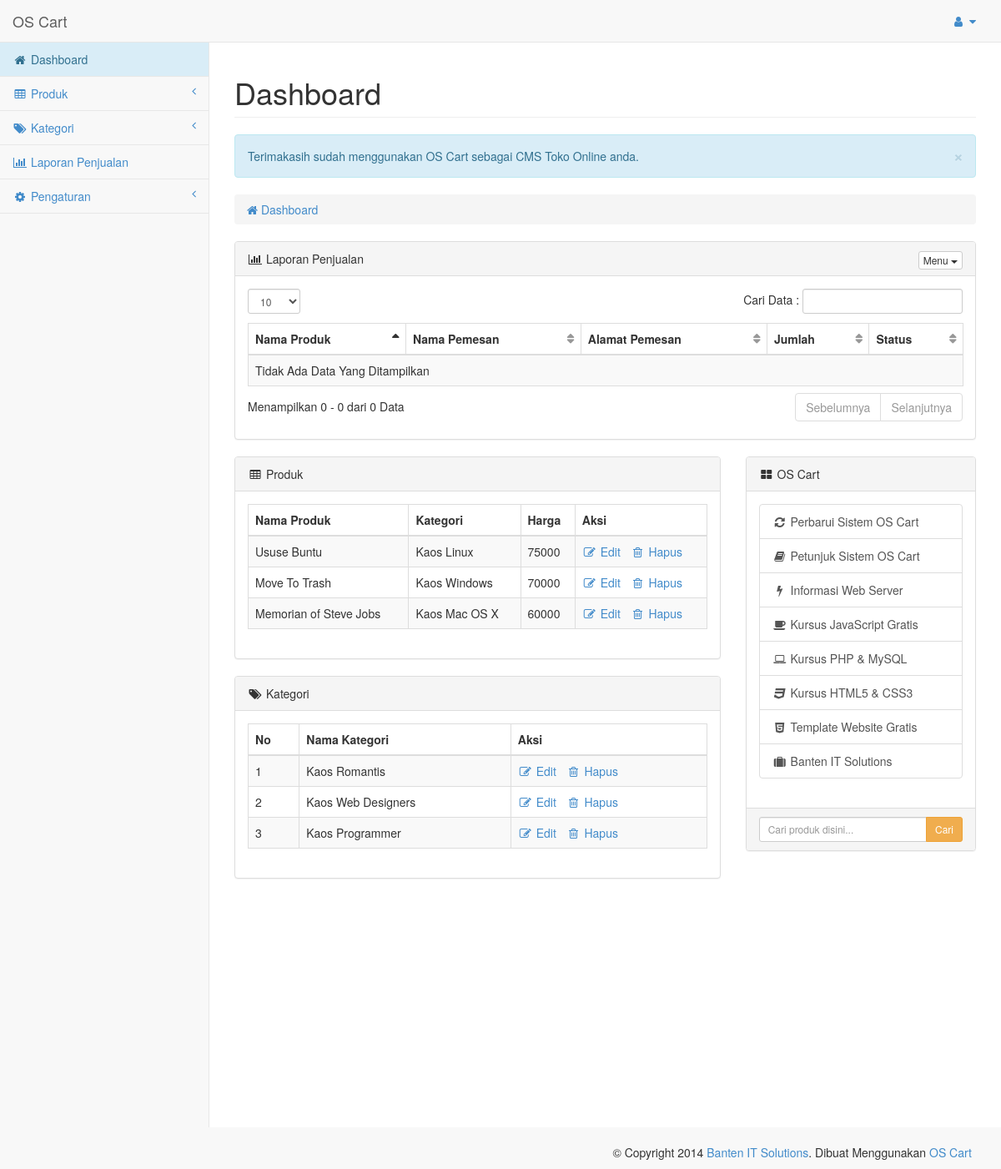
The app's page /os-admin/admin.php?pengaturan=beranda (signed in) with its own data.
### tables this page shows
CREATE TABLE IF NOT EXISTS `os_produk` (
  `id` bigint(10) NOT NULL AUTO_INCREMENT,
  `nama_produk` varchar(30) NOT NULL,
  `harga` decimal(20,0) NOT NULL,
  `gambar` varchar(200) NOT NULL,
  `id_kategori` bigint(10) NOT NULL,
  `deskripsi` text NOT NULL,
  `detail` text NOT NULL,
  `bintang` int(5) NOT NULL,
  `stok` varchar(20) NOT NULL DEFAULT 'Tersedia',
  PRIMARY KEY (`id`),
  KEY `id_kategori` (`id_kategori`)
);

CREATE TABLE IF NOT EXISTS `os_kategori` (
  `id` bigint(10) NOT NULL AUTO_INCREMENT,
  `kategori` varchar(25) NOT NULL,
  `deskripsi` varchar(250) NOT NULL,
  PRIMARY KEY (`id`)
);

### os-admin/sys/beranda.php (the view, shortened to what this page needs)
<?php
echo '
        <div id="page-wrapper">
            <div class="row">
            <div class="col-lg-12">
                            <h1 class="page-header">Dashboard</h1>
                            <div class="alert alert-info alert-dismissable">
                                <button type="button" class="close" data-dismiss="alert" aria-hidden="true">&times;</button>Terimakasih sudah menggunakan OS Cart sebagai CMS Toko Online anda.
                            </div>
            <ol class="breadcrumb">
              <li><a href="index.html"><i class="fa fa-home"></i> Dashboard</a></li>
            </ol>
            </div>
            </div>
            <div class="row">
                <div class="col-lg-12">
                    <div class="panel panel-default">
                        <div class="panel-heading">
                            <i class="fa fa-bar-chart-o fa-fw"></i> Laporan Penjualan
                            <div class="pull-right">
                                <div class="btn-group">
                                    <button type="button" class="btn btn-default btn-xs dropdown-toggle" data-toggle="dropdown">
                                        Menu
                                        <span class="caret"></span>
                                    </button>
                                </div>
                            </div>
                        </div>
                        <div class="panel-body">
                            <div class="table-responsive">
                                <table class="table table-striped table-bordered table-hover" id="dataTables-example">
                                    <thead>
                                        <tr>
                                          <th>Nama Produk</th>
                                          <th>Nama Pemesan</th>
                                          <th>Alamat Pemesan</th>
                                          <th>Jumlah</th>
                                          <th>Status</th>
                                        </tr>
                                    </thead>
                                    <tbody>';
                                    ?>
                                    <?php
                                    echo '</tbody>
                                </table>
                            </div>
                        </div>
                    </div>
                </div>
            </div>
            <div class="row">
                <div class="col-lg-8">
                    <div class="panel panel-default">
                        <div class="panel-heading">
                            <i class="fa fa-table fa-fw"></i> Produk
                        </div>
                        <div class="panel-body">
                            <div class="table-responsive">
                                <table class="table table-striped table-bordered table-hover">
                                    <thead>
                                        <tr>
                                          <th>Nama Produk</th>
                                          <th>Kategori</th>
                                          <th>Harga</th>
                                          <th>Aksi</th>
                                        </tr>
                                    </thead>
                                    <tbody>';
                                          $sql = mysql_query("SELECT * FROM os_produk ORDER BY id DESC LIMIT 3");
                                          while ($ambildata=mysql_fetch_array($sql)){
                                            echo"<tr>
                                                <td>$ambildata[nama_produk]</td>
                                                <td>";
                                      $query = mysql_query("SELECT * FROM os_kategori WHERE id = '".$ambildata['id_kategori']."'");
                                      $lht = mysql_fetch_array($query);
                                            echo"$lht[kategori]</td>
                                                <td>$ambildata[harga]</td>
                                                <td><a href='?pengaturan=produk&aksi=edit-produk&id=$ambildata[id]'><i class='fa fa-pencil-square-o fa-fw'></i> Edit</a> &nbsp; <a href='aksi.php?pengaturan=produk&aksi=hapus&id=$ambildata[id]'><i class='fa fa-trash-o fa-fw'></i> Hapus</a>
                                                </td>
                                                </tr>";
                                          }
                                    echo '</tbody>
                                </table>
                            </div>
                        </div>
                    </div>
                    <div class="panel panel-default">
                        <div class="panel-heading">
                            <i class="fa fa-tags fa-fw"></i> Kategori
                        </div>
                        <div class="panel-body">
                            <div class="table-responsive">
                                <table class="table table-striped table-bordered table-hover">
                                    <thead>
                                        <tr>
                                            <th>No</th>
                                            <th>Nama Kategori</th>
                                            <th>Aksi</th>
                                        </tr>
                                    </thead>
                                    <tbody>';
                                    $sql = mysql_query("SELECT * FROM os_kategori ORDER BY id DESC LIMIT 3");
                                        $no = 1;
                                        while ($ambildata=mysql_fetch_array($sql)){
                                          echo"<tr>
                                            <td>$no</td>
                                            <td>$ambildata[kategori]</td>
                                            <td><a href='?pengaturan=kategori&aksi=edit-kategori&id=$ambildata[id]'><i class='fa fa-pencil-square-o fa-fw'></i> Edit</a> &nbsp; <a href='aksi.php?pengaturan=kategori&aksi=hapus&id=$ambildata[id]'><i class='fa fa-trash-o fa-fw'></i> Hapus</a>
                                            </td>
                                            </tr>";
                                          $no++;
                                        }
                                    echo '
                                    </tbody>
                                </table>
                            </div>
                        </div>
                    </div>
                </div>
                <div class="col-lg-4">
                    <div class="panel panel-default">
                        <div class="panel-heading">
                            <i class="fa fa-th-large fa-fw"></i> OS Cart
                        </div>
                        <div class="panel-body">
                            <div class="list-group">
                                <a href="http://www.nurulimam.com/os-cart-toko-online-karya-anak-banten/" class="list-group-item">
                                    <i class="fa fa-refresh fa-fw"></i> Perbarui Sistem OS Cart
                                </a>
                                <a href="http://www.nurulimam.com/" class="list-group-item">
                                    <i class="fa fa-book fa-fw"></i> Petunjuk Sistem OS Cart
                                </a>
                                <a href="admin.php?pengaturan=info&aksi=server" class="list-group-item">
                                    <i class="fa fa-bolt fa-fw"></i> Informasi Web Server
                                </a>
                                <a href="http://www.nurulimam.com/" class="list-group-item">
                                    <i class="fa fa-coffee fa-fw"></i> Kursus JavaScript Gratis
                                </a>
                                <a href="http://www.nurulimam.com/" class="list-group-item">
                                    <i class="fa fa-laptop fa-fw"></i> Kursus PHP & MySQL
                                </a>
                                <a href="http://www.nurulimam.com/" class="list-group-item">
                                    <i class="fa fa-css3 fa-fw"></i> Kursus HTML5 & CSS3
                                </a>
                                <a href="http://www.nurulimam.com/" class="list-group-item">
                                    <i class="fa fa-html5 fa-fw"></i> Template Website Gratis
                                </a>
                                <a href="http://www.banten-it.com" class="list-group-item">
                                    <i class="fa fa-suitcase fa-fw"></i> Banten IT Solutions
                                </a>
                            </div>
                        </div>
                        <div class="panel-footer">
                            <div class="input-group">
                                <input id="btn-input" type="text" class="form-control input-sm" placeholder="Cari produk disini..." />
                                <span class="input-group-btn">
                                    <button class="btn btn-warning btn-sm" id="btn-chat">
                                        Cari
                                    </button>
                                </span>
                            </div>
                        </div>
                    </div>
                </div>
            </div>
        </div>
';
?>

### os-admin/admin.php (shortened to what this page needs)
<?php
if (empty($_SESSION[username]) AND empty($_SESSION[password])){
  include "index.php";
}
else{
?>
<!DOCTYPE html>
<html lang="en">
  <head>
    <link href="../os-media/theme/admin/css/bootstrap.css" rel="stylesheet">
    <link href="../os-media/theme/admin/font-awesome/css/font-awesome.css" rel="stylesheet">
    <link href="../os-media/theme/admin/css/plugins/social-buttons/social-buttons.css" rel="stylesheet">
    <link href="../os-media/theme/admin/css/plugins/dataTables/dataTables.bootstrap.css" rel="stylesheet">
    <link href="../os-media/theme/admin/css/sb-admin.css" rel="stylesheet">
  </head>
  <body>
    <div id="wrapper">
        <nav class="navbar navbar-default navbar-static-top" role="navigation" style="margin-bottom: 0">
            <div class="navbar-header">
                <a class="navbar-brand" href="admin.php?pengaturan=beranda">OS Cart</a>
            </div>
            <ul class="nav navbar-top-links navbar-right">
                <li class="dropdown">
                    <a class="dropdown-toggle" data-toggle="dropdown" href="#">
                        <i class="fa fa-user fa-fw"></i>  <i class="fa fa-caret-down"></i>
                    </a>
                </li>
            </ul>
        </nav>
        <nav class="navbar-default navbar-static-side" role="navigation">
            <div class="sidebar-collapse">
                <ul class="nav" id="side-menu">
                    <li>
                        <a href="admin.php?pengaturan=beranda" <?php if($_GET['pengaturan']=='beranda'){?>class="active"<?php } ?>><i class="fa fa-home fa-fw"></i> Dashboard</a>
                    </li>
                    <li>
                        <a href="#"><i class="fa fa-table fa-fw"></i> Produk<span class="fa arrow"></span></a>
                    </li>
                    <li>
                        <a href="#"><i class="fa fa-tags fa-fw"></i> Kategori<span class="fa arrow"></span></a>
                    </li>
                    <li>
                        <a href="admin.php?pengaturan=laporan" <?php if($_GET['pengaturan']=='laporan'){?>class="active"<?php } ?>><i class="fa fa-bar-chart-o fa-fw"></i> Laporan Penjualan</a>
                    </li>
                    <li>
                        <a href="#"><i class="fa fa-cog fa-fw"></i> Pengaturan<span class="fa arrow"></span></a>
                    </li>
                </ul>
            </div>
        </nav>
          <?php
            if ($_GET[pengaturan]=='beranda'){
            require "sys/beranda.php";
            }
            elseif ($_GET[pengaturan]=='kategori'){
            require_once "sys/kategori.php";
            }
            elseif ($_GET[pengaturan]=='produk'){
            require_once "sys/produk.php";
            }
            elseif ($_GET[pengaturan]=='toko-online'){
            require_once "sys/pengaturan.php";
            }
            elseif ($_GET[pengaturan]=='jejaring-sosial'){
            require_once "sys/pengaturan.php";
            }
            elseif ($_GET[pengaturan]=='pengguna'){
            require_once "sys/pengaturan.php";
            }
            elseif ($_GET[pengaturan]=='info'){
            require_once "sys/pengaturan.php";
            }
            elseif ($_GET[pengaturan]=='laporan'){
            require_once "sys/laporan.php";
            }
         ?>
      <footer>
        <p style="text-align: right;margin-right: 35px">&copy; Copyright <?php echo date('Y'); ?> <a href="http://www.banten-it.com">Banten IT Solutions</a>. Dibuat Menggunakan <a href="http://www.nurulimam.com/os-cart-toko-online-karya-anak-banten/">OS Cart</a></p>
      </footer>
    </div>
</body>
</html>
<?php
}
?>

### os-media/theme/admin/css/sb-admin.css (style rules this page uses)
body { background-color: #f8f8f8; }
a.active { color: #31708f; background-color: #d9edf7; }
#wrapper { width: 100%; }
#page-wrapper { padding: 0 15px; min-height: 568px; background-color: #fff; }
@media (min-width:768px) { #page-wrapper { position: inherit; margin: 0 0 0 250px; padding: 0 30px; min-height: 1300px; border-left: 1px solid #e7e7e7; } }
.navbar-static-side ul li { border-bottom: 1px solid #e7e7e7; }
.navbar-top-links li { display: inline-block; }
.navbar-top-links li:last-child { margin-right: 15px; }
.navbar-top-links li a { padding: 15px; min-height: 50px; }
.arrow { float: right; }
.fa.arrow:before { content: "\f104"; }
@media (min-width:768px) { .navbar-static-side { z-index: 1; position: absolute; width: 250px; } }
table.dataTable thead .sorting, table.dataTable thead .sorting_asc:after, table.dataTable thead .sorting_desc, table.dataTable thead .sorting_asc_disabled, table.dataTable thead .sorting_desc_disabled { background: transparent; }
table.dataTable thead .sorting_asc:after { content: "\f0de"; float: right; font-family: fontawesome; }
table.dataTable thead .sorting:after { content: "\f0dc"; float: right; font-family: fontawesome; color: rgba(50,50,50,.5); }

### records on screen
os_produk: nama_produk "Ususe Buntu", id_kategori.kategori "Kaos Linux", harga "75000"
os_produk: nama_produk "Move To Trash", id_kategori.kategori "Kaos Windows", harga "70000"
os_produk: nama_produk "Memorian of Steve Jobs", id_kategori.kategori "Kaos Mac OS X", harga "60000"
os_kategori: kategori "Kaos Romantis"
os_kategori: kategori "Kaos Web Designers"
os_kategori: kategori "Kaos Programmer"
